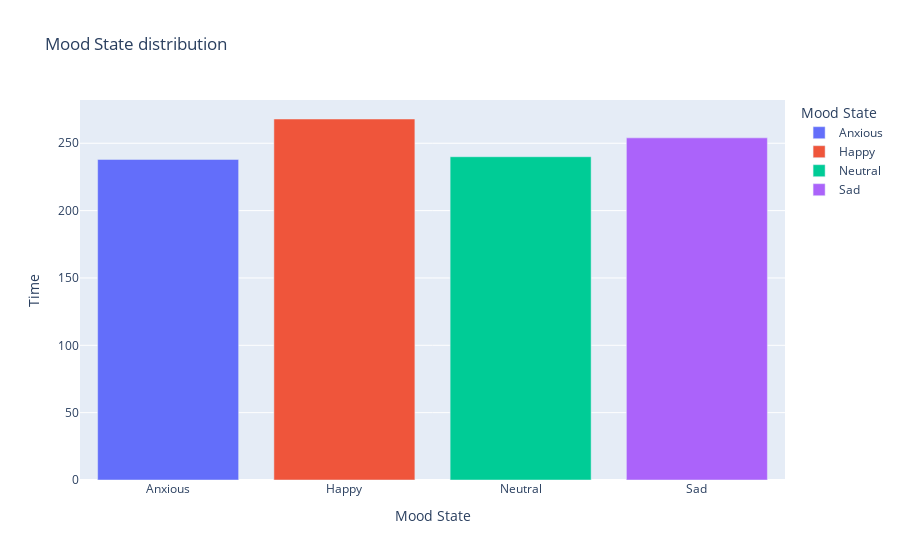

The cell this chart's notebook holds for it:
### Code cell
import plotly.express as px
fig = px.bar(data.groupby("Mood State").count().reset_index(), x='Mood State', y = 'Time',
             color='Mood State', title='Mood State distribution')
fig.show()

### Figure 1 — Plotly figure (JSON) as saved in the notebook; plotly's stock layout.template omitted (floating-point values rounded to 4 significant figures)
{"data": [{"alignmentgroup": "True", "hovertemplate": "Mood State=%{x}<br>Time=%{y}<extra></extra>", "legendgroup": "Anxious", "marker": {"color": "#636efa", "pattern": {"shape": ""}}, "name": "Anxious", "offsetgroup": "Anxious", "orientation": "v", "showlegend": true, "textposition": "auto", "type": "bar", "x": ["Anxious"], "xaxis": "x", "y": [238], "yaxis": "y"}, {"alignmentgroup": "True", "hovertemplate": "Mood State=%{x}<br>Time=%{y}<extra></extra>", "legendgroup": "Happy", "marker": {"color": "#EF553B", "pattern": {"shape": ""}}, "name": "Happy", "offsetgroup": "Happy", "orientation": "v", "showlegend": true, "textposition": "auto", "type": "bar", "x": ["Happy"], "xaxis": "x", "y": [268], "yaxis": "y"}, {"alignmentgroup": "True", "hovertemplate": "Mood State=%{x}<br>Time=%{y}<extra></extra>", "legendgroup": "Neutral", "marker": {"color": "#00cc96", "pattern": {"shape": ""}}, "name": "Neutral", "offsetgroup": "Neutral", "orientation": "v", "showlegend": true, "textposition": "auto", "type": "bar", "x": ["Neutral"], "xaxis": "x", "y": [240], "yaxis": "y"}, {"alignmentgroup": "True", "hovertemplate": "Mood State=%{x}<br>Time=%{y}<extra></extra>", "legendgroup": "Sad", "marker": {"color": "#ab63fa", "pattern": {"shape": ""}}, "name": "Sad", "offsetgroup": "Sad", "orientation": "v", "showlegend": true, "textposition": "auto", "type": "bar", "x": ["Sad"], "xaxis": "x", "y": [254], "yaxis": "y"}], "layout": {"barmode": "relative", "legend": {"title": {"text": "Mood State"}, "tracegroupgap": 0}, "title": {"text": "Mood State distribution"}, "xaxis": {"anchor": "y", "categoryarray": ["Anxious", "Happy", "Neutral", "Sad"], "categoryorder": "array", "domain": [0, 1], "title": {"text": "Mood State"}}, "yaxis": {"anchor": "x", "domain": [0, 1], "title": {"text": "Time"}}}}
